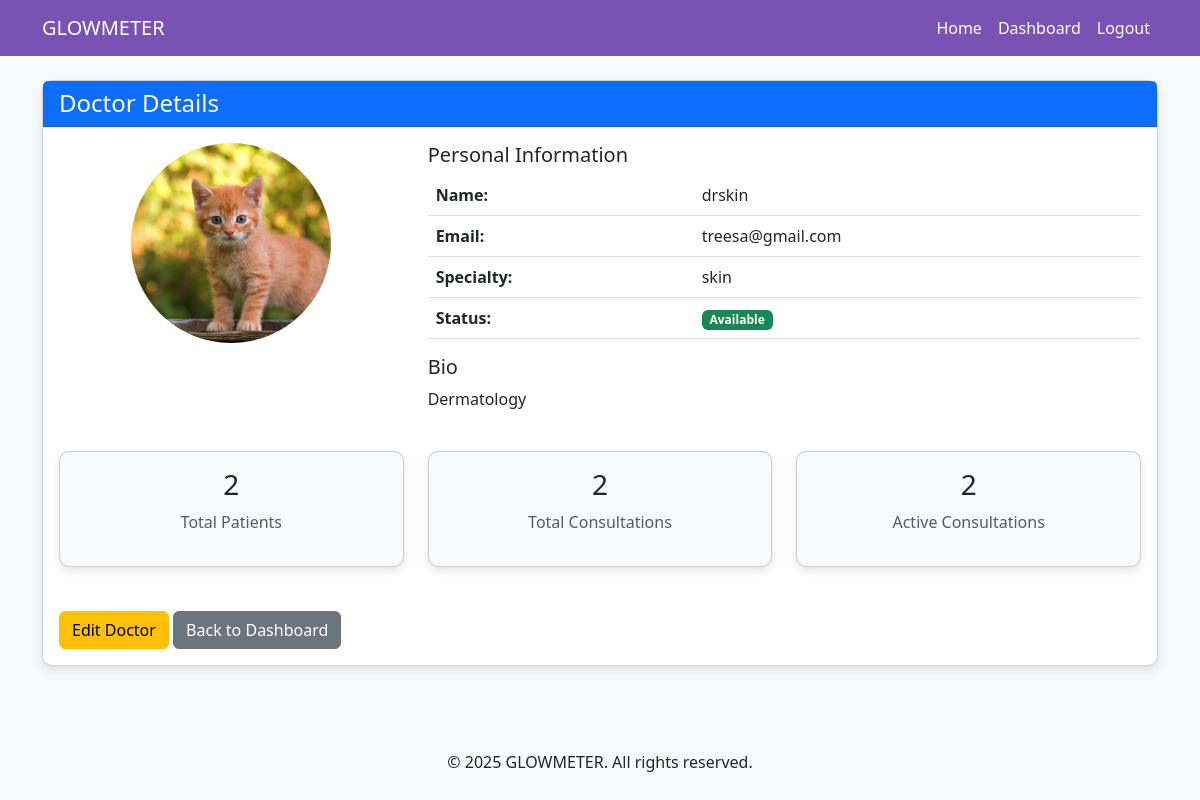
Screenshot of /view-doctor/1/ (signed in) with the database file from the repository.
### glowmeter_app/models.py (models this page shows, shortened)
class Doctor(models.Model):
    user = models.OneToOneField(User, on_delete=models.CASCADE, related_name='doctor_profile')
    full_name = models.CharField(max_length=100)
    specialty = models.CharField(max_length=100)
    bio = models.TextField()
    profile_picture = models.ImageField(upload_to='doctors/', null=True, blank=True)
    is_available = models.BooleanField(default=True)

class User(AbstractBaseUser, PermissionsMixin):
    username = None
    email = models.EmailField(unique=True)
    first_name = models.CharField(max_length=30, blank=True)
    last_name = models.CharField(max_length=30, blank=True)
    profile_picture = models.ImageField(upload_to='admins/', null=True, blank=True)
    is_active = models.BooleanField(default=True)
    is_staff = models.BooleanField(default=False)
    is_doctor = models.BooleanField(default=False)
    is_admin = models.BooleanField(default=False)
    date_joined = models.DateTimeField(auto_now_add=True)
    USERNAME_FIELD = 'email'
    REQUIRED_FIELDS = []
    objects = UserManager()

### glowmeter_app/views.py (the view)
# urls.py: path('view-doctor/<int:doctor_id>/', views.view_doctor, name='view_doctor'),
@login_required
def view_doctor(request, doctor_id):
    if not request.user.is_admin:
        messages.error(request, "Only administrators can view doctor details.")
        return redirect('dashboard')
    doctor = get_object_or_404(Doctor, id=doctor_id)
    patients_count = User.objects.filter(
        user_consultations__doctor=doctor,
        user_consultations__is_active=True
    ).distinct().count()
    consultations_count = Consultation.objects.filter(doctor=doctor).count()
    active_consultations = Consultation.objects.filter(doctor=doctor, is_active=True).count()
    context = {
        'doctor': doctor,
        'patients_count': patients_count,
        'consultations_count': consultations_count,
        'active_consultations': active_consultations
    }
    return render(request, 'view_doctor.html', context)

### templates/view_doctor.html (shortened to what this page needs)
{% extends 'base.html' %}
{% block content %}
<div class="container mt-4">
    <div class="row">
        <div class="col-12">
            <div class="card">
                <div class="card-header bg-primary text-white">
                    <h4 class="mb-0">Doctor Details</h4>
                </div>
                <div class="card-body">
                    <div class="row">
                        <div class="col-md-4 text-center mb-4">
                            {% if doctor.profile_picture %}
                                <img src="{{ doctor.profile_picture.url }}" alt="Doctor" class="img-fluid rounded-circle" style="width: 200px; height: 200px; object-fit: cover;">
                            {% else %}
                                <img src="https://via.placeholder.com/200" alt="Doctor" class="img-fluid rounded-circle">
                            {% endif %}
                        </div>
                        <div class="col-md-8">
                            <h5>Personal Information</h5>
                            <table class="table">
                                <tr>
                                    <th>Name:</th>
                                    <td>{{ doctor.full_name }}</td>
                                </tr>
                                <tr>
                                    <th>Email:</th>
                                    <td>{{ doctor.user.email }}</td>
                                </tr>
                                <tr>
                                    <th>Specialty:</th>
                                    <td>{{ doctor.specialty }}</td>
                                </tr>
                                <tr>
                                    <th>Status:</th>
                                    <td>
                                        {% if doctor.is_available %}
                                            <span class="badge bg-success">Available</span>
                                        {% else %}
                                            <span class="badge bg-secondary">Unavailable</span>
                                        {% endif %}
                                    </td>
                                </tr>
                            </table>
                            {% if doctor.bio %}
                                <h5>Bio</h5>
                                <p>{{ doctor.bio }}</p>
                            {% endif %}
                        </div>
                    </div>
                    <div class="row mt-4">
                        <div class="col-md-4">
                            <div class="card bg-light">
                                <div class="card-body text-center">
                                    <h3>{{ patients_count }}</h3>
                                    <p class="text-muted">Total Patients</p>
                                </div>
                            </div>
                        </div>
                        <div class="col-md-4">
                            <div class="card bg-light">
                                <div class="card-body text-center">
                                    <h3>{{ consultations_count }}</h3>
                                    <p class="text-muted">Total Consultations</p>
                                </div>
                            </div>
                        </div>
                        <div class="col-md-4">
                            <div class="card bg-light">
                                <div class="card-body text-center">
                                    <h3>{{ active_consultations }}</h3>
                                    <p class="text-muted">Active Consultations</p>
                                </div>
                            </div>
                        </div>
                    </div>
                    <div class="mt-4">
                        <a href="{% url 'edit_doctor' doctor.id %}" class="btn btn-warning">
                             Edit Doctor
                        </a>
                        <a href="{% url 'dashboard' %}" class="btn btn-secondary">
                             Back to Dashboard
                        </a>
                    </div>
                </div>
            </div>
        </div>
    </div>
</div>
{% endblock %}

### templates/base.html (style rules this page uses)
body { font-family: 'Segoe UI', Tahoma, Geneva, Verdana, sans-serif; background-color: #f8f9fa; }
.card { border-radius: 10px; box-shadow: 0 4px 8px rgba(0,0,0,0.1); margin-bottom: 20px; }

### rows the page displays
Doctor: profile_picture (picture), full_name "drskin", user.email "treesa@gmail.com", specialty "skin", bio "Dermatology"

### other values shown
{{ patients_count }} "2"
{{ consultations_count }} "2"
{{ active_consultations }} "2"
